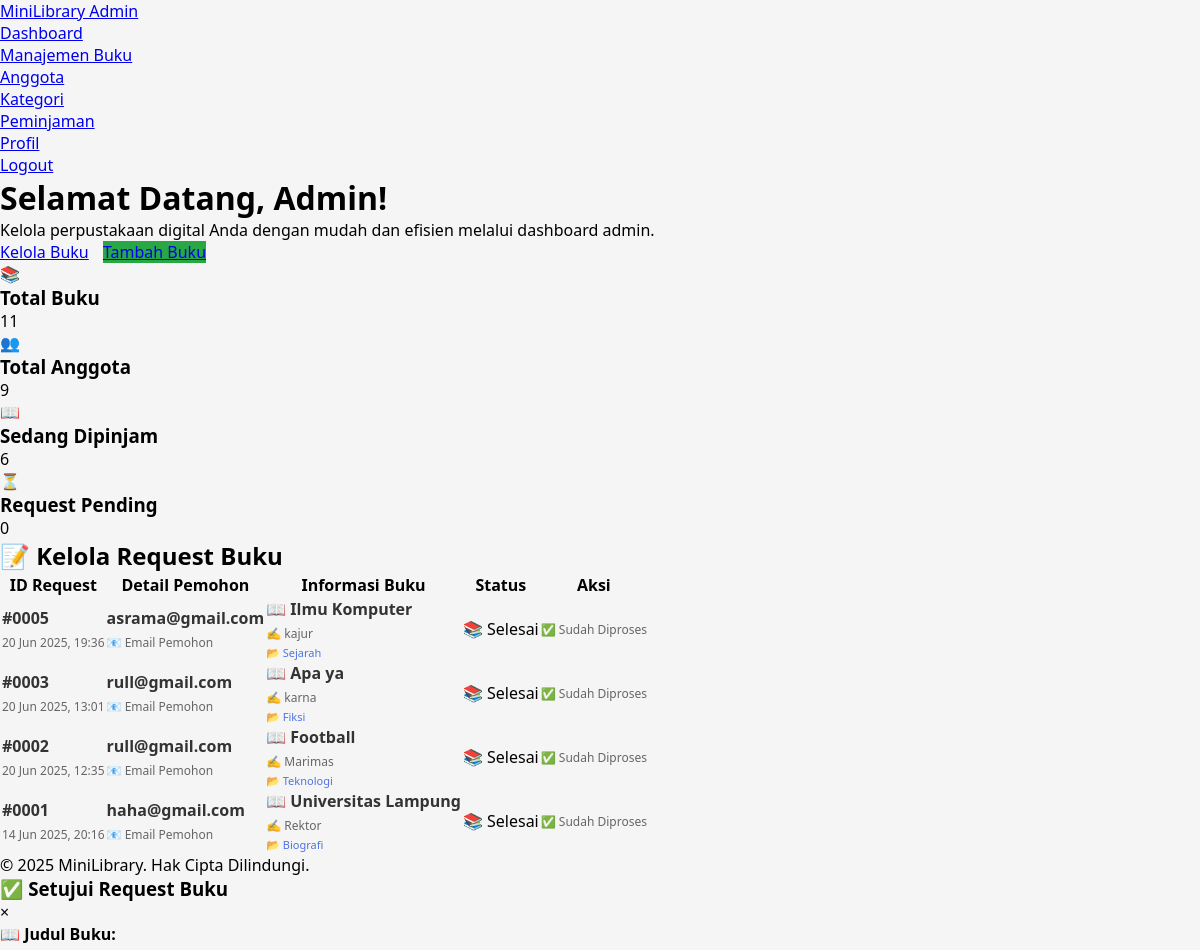
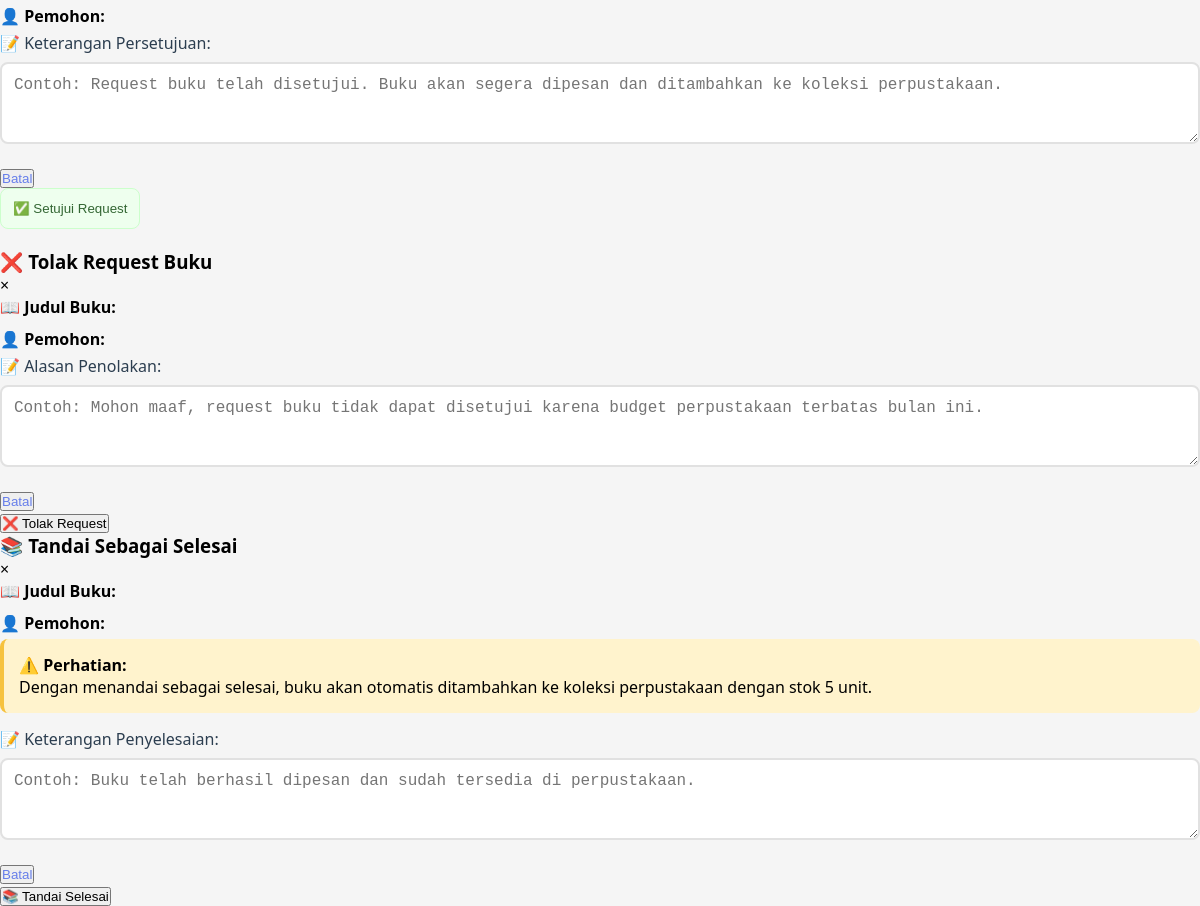
Page /admin/dashboard.php (signed in) on the committed database (2 pictures, top to bottom).
### tables this page shows
CREATE TABLE `request_buku` (
  `id` int(11) NOT NULL,
  `judul_buku` varchar(255) NOT NULL,
  `penulis` varchar(255) NOT NULL,
  `kategori` int(11) NOT NULL,
  `alasan` text NOT NULL,
  `email_pemohon` varchar(255) NOT NULL,
  `tanggal_request` datetime NOT NULL,
  `status` enum('pending','approved','rejected','completed') DEFAULT 'pending',
  `keterangan` text DEFAULT NULL,
  `tanggal_update` datetime DEFAULT NULL,
  `approved_by` varchar(100) DEFAULT NULL,
  `approved_at` datetime DEFAULT NULL,
  `buku_id` int(11) DEFAULT NULL
);

### admin/dashboard.php (the view, shortened to what this page needs)
<?php
include '../koneksi/koneksi.php';
$total_buku_query = mysqli_query($koneksi, "SELECT COUNT(*) as total FROM buku");
$total_buku = $total_buku_query ? mysqli_fetch_assoc($total_buku_query)['total'] : 0;
$total_anggota_query = mysqli_query($koneksi, "SELECT COUNT(*) as total FROM anggota");
$total_anggota = $total_anggota_query ? mysqli_fetch_assoc($total_anggota_query)['total'] : 0;
$peminjaman_aktif_query = mysqli_query($koneksi, "SELECT COUNT(*) as total FROM peminjaman WHERE status = 'dipinjam'");
$peminjaman_aktif = $peminjaman_aktif_query ? mysqli_fetch_assoc($peminjaman_aktif_query)['total'] : 0;
$pending_requests_query = mysqli_query($koneksi, "SELECT COUNT(*) as total FROM request_buku WHERE status = 'pending'");
$pending_requests = $pending_requests_query ? mysqli_fetch_assoc($pending_requests_query)['total'] : 0;
?>
<!DOCTYPE html>
<html lang="id">
<head>
    <link rel="stylesheet" href="assets/style.css">
</head>
<body>
    <nav class="navbar">
        <div class="navbar-container">
            <a href="dashboard.php" class="navbar-brand">MiniLibrary Admin</a>
            <ul class="navbar-nav">
                <li class="nav-item"><a href="dashboard.php" class="nav-link active">Dashboard</a></li>
                <li class="nav-item"><a href="manajemen.php" class="nav-link">Manajemen Buku</a></li>
                <li class="nav-item"><a href="anggota.php" class="nav-link">Anggota</a></li>
                <li class="nav-item"><a href="kategori.php" class="nav-link">Kategori</a></li>
                <li class="nav-item"><a href="peminjaman.php" class="nav-link">Peminjaman</a></li>
                <li class="nav-item"><a href="profil_admin.php" class="nav-link">Profil</a></li>
                <li class="nav-item"><a href="logout.php" class="nav-link">Logout</a></li>
            </ul>
        </div>
    </nav>
    <div class="container">
        <div class="welcome-section">
            <div class="welcome-text">
                <h1>Selamat Datang, Admin!</h1>
                <p>Kelola perpustakaan digital Anda dengan mudah dan efisien melalui dashboard admin.</p>
                <a href="manajemen.php" class="btn">Kelola Buku</a>
                <a href="tambah_buku.php" class="btn" style="margin-left: 10px; background: #28a745;">Tambah Buku</a>
            </div>
        </div>
        <div class="stats-row">
            <div class="stat-card">
                <div class="stat-icon books">📚</div>
                <div class="stat-info">
                    <h3>Total Buku</h3>
                    <p><?php echo number_format($total_buku); ?></p>
                </div>
            </div>
            <div class="stat-card">
                <div class="stat-icon members">👥</div>
                <div class="stat-info">
                    <h3>Total Anggota</h3>
                    <p><?php echo number_format($total_anggota); ?></p>
                </div>
            </div>
            <div class="stat-card">
                <div class="stat-icon borrowed">📖</div>
                <div class="stat-info">
                    <h3>Sedang Dipinjam</h3>
                    <p><?php echo number_format($peminjaman_aktif); ?></p>
                </div>
            </div>
            <div class="stat-card">
                <div class="stat-icon requests">⏳</div>
                <div class="stat-info">
                    <h3>Request Pending</h3>
                    <p><?php echo number_format($pending_requests); ?></p>
                </div>
            </div>
        </div>
        <div class="content-section">
            <div class="section-header">
                <h2>📝 Kelola Request Buku</h2>
            </div>
            <?php
            $query_requests = mysqli_query($koneksi, "SELECT r.*,
                CASE
                    WHEN r.kategori = 1 THEN 'Fiksi'
                    WHEN r.kategori = 2 THEN 'Non-Fiksi'
                    WHEN r.kategori = 3 THEN 'Sejarah'
                    WHEN r.kategori = 4 THEN 'Ilmiah'
                    WHEN r.kategori = 5 THEN 'Teknologi'
                    WHEN r.kategori = 6 THEN 'Biografi'
                    WHEN r.kategori = 7 THEN 'Pendidikan'
                    ELSE 'Lainnya'
                END as nama_kategori
                FROM request_buku r
                ORDER BY
                    CASE WHEN r.status = 'pending' THEN 1 ELSE 2 END,
                    r.tanggal_request DESC
                LIMIT 10");
            if (mysqli_num_rows($query_requests) > 0):
            ?>
                <div class="table-responsive">
                    <table class="table">
                        <thead>
                            <tr>
                                <th>ID Request</th>
                                <th>Detail Pemohon</th>
                                <th>Informasi Buku</th>
                                <th>Status</th>
                                <th>Aksi</th>
                            </tr>
                        </thead>
                        <tbody>
                            <?php while ($req = mysqli_fetch_assoc($query_requests)): ?>
                                <tr>
                                    <td>
                                        <div style="font-weight: 600; color: #333; font-size: 16px;">
                                            #<?php echo str_pad($req['id'], 4, '0', STR_PAD_LEFT); ?>
                                        </div>
                                        <div style="font-size: 12px; color: #666; margin-top: 5px;">
                                            <?php echo date('d M Y, H:i', strtotime($req['tanggal_request'])); ?>
                                        </div>
                                    </td>
                                    <td>
                                        <div style="font-weight: 600; color: #333;">
                                            <?php echo htmlspecialchars($req['email_pemohon']); ?>
                                        </div>
                                        <div style="font-size: 12px; color: #666; margin-top: 5px;">
                                            📧 Email Pemohon
                                        </div>
                                    </td>
                                    <td>
                                        <div class="request-detail">
                                            <div style="font-weight: 600; color: #333; margin-bottom: 5px;">
                                                📖 <?php echo htmlspecialchars($req['judul_buku']); ?>
                                            </div>
                                            <div style="font-size: 12px; color: #666; margin-bottom: 3px;">
                                                ✍️ <?php echo htmlspecialchars($req['penulis']); ?>
                                            </div>
                                            <div style="font-size: 11px; color: #4e73df;">
                                                📂 <?php echo $req['nama_kategori']; ?>
                                            </div>
                                        </div>
                                    </td>
                                    <td>
                                        <?php
                                        $status_class = '';
                                        $status_text = '';
                                        switch($req['status']) {
                                            case 'completed':
                                                $status_class = 'badge-info';
                                                $status_text = '📚 Selesai';
                                                break;
                                        }
                                        ?>
                                        <span class="badge <?php echo $status_class; ?>">
                                            <?php echo $status_text; ?>
                                        </span>
                                    </td>
                                    <td>
                                        <?php if ($req['status'] == 'pending'): ?>
                                            <div style="display: flex; flex-direction: column; gap: 5px;">
                                                <button onclick="showApproveModal(<?php echo $req['id']; ?>, '<?php echo htmlspecialchars($req['judul_buku'], ENT_QUOTES); ?>', '<?php echo htmlspecialchars($req['email_pemohon'], ENT_QUOTES); ?>')"
                                                        class="action-btn btn-approve">
                                                    ✅ Setujui
                                                </button>
                                                <button onclick="showRejectModal(<?php echo $req['id']; ?>, '<?php echo htmlspecialchars($req['judul_buku'], ENT_QUOTES); ?>', '<?php echo htmlspecialchars($req['email_pemohon'], ENT_QUOTES); ?>')"
                                                        class="action-btn btn-reject">
                                                    ❌ Tolak
                                                </button>
                                            </div>
                                        <?php else: ?>
                                            <div style="text-align: center; color: #666; font-size: 12px;">
                                                ✅ Sudah Diproses
                                            </div>
                                        <?php endif; ?>
                                    </td>
                                </tr>
                            <?php endwhile; ?>
                        </tbody>
                    </table>
                </div>
            <?php endif; ?>
        </div>
    </div>
    <div class="footer">
        <p>&copy; <?php echo date('Y'); ?> MiniLibrary. Hak Cipta Dilindungi.</p>
    </div>
    <div id="approveModal" class="modal">
        <div class="modal-content">
            <div class="modal-header">
                <h3>✅ Setujui Request Buku</h3>
                <span class="close" onclick="closeModal('approveModal')">&times;</span>
            </div>
            <form method="POST" action="proses_request_admin_fixed.php">
                <div class="modal-body">
                    <div class="request-detail">
                        <div style="font-weight: 600; margin-bottom: 5px;">📖 Judul Buku:</div>
                        <div style="font-weight: 600; margin-bottom: 5px;">👤 Pemohon:</div>
                    </div>
                    <div class="form-group">
                        <label>📝 Keterangan Persetujuan:</label>
                        <textarea name="keterangan" class="form-control" required rows="3"
                                  placeholder="Contoh: Request buku telah disetujui. Buku akan segera dipesan dan ditambahkan ke koleksi perpustakaan."></textarea>
                    </div>
                </div>
                <div class="modal-footer">
                    <button type="button" onclick="closeModal('approveModal')" class="btn secondary">
                        Batal
                    </button>
                    <button type="submit" class="btn success">
                        ✅ Setujui Request
                    </button>
                </div>
            </form>
        </div>
    </div>
    <div id="rejectModal" class="modal">
        <div class="modal-content">
            <div class="modal-header">
                <h3>❌ Tolak Request Buku</h3>
                <span class="close" onclick="closeModal('rejectModal')">&times;</span>
            </div>
            <form method="POST" action="proses_request_admin_fixed.php">
                <div class="modal-body">
                    <div class="request-detail">
                        <div style="font-weight: 600; margin-bottom: 5px;">📖 Judul Buku:</div>
                        <div style="font-weight: 600; margin-bottom: 5px;">👤 Pemohon:</div>
                    </div>
                    <div class="form-group">
                        <label>📝 Alasan Penolakan:</label>
                        <textarea name="keterangan" class="form-control" required rows="3"
                                  placeholder="Contoh: Mohon maaf, request buku tidak dapat disetujui karena budget perpustakaan terbatas bulan ini."></textarea>
                    </div>
                </div>
                <div class="modal-footer">
                    <button type="button" onclick="closeModal('rejectModal')" class="btn secondary">
                        Batal
                    </button>
                    <button type="submit" class="btn danger">
                        ❌ Tolak Request
                    </button>
                </div>
            </form>
        </div>
    </div>
    <div id="completeModal" class="modal">
        <div class="modal-content">
            <div class="modal-header">
                <h3>📚 Tandai Sebagai Selesai</h3>
                <span class="close" onclick="closeModal('completeModal')">&times;</span>
            </div>
            <form method="POST" action="proses_request_admin_fixed.php">
                <div class="modal-body">
                    <div class="request-detail">
                        <div style="font-weight: 600; margin-bottom: 5px;">📖 Judul Buku:</div>
                        <div style="font-weight: 600; margin-bottom: 5px;">👤 Pemohon:</div>
                    </div>
                    <div style="background: #fff3cd; padding: 15px; border-radius: 8px; margin-bottom: 15px; border-left: 4px solid #f6c23e;">
                        <strong>⚠️ Perhatian:</strong><br>
                        Dengan menandai sebagai selesai, buku akan otomatis ditambahkan ke koleksi perpustakaan dengan stok 5 unit.
                    </div>
                    <div class="form-group">
                        <label>📝 Keterangan Penyelesaian:</label>
                        <textarea name="keterangan" class="form-control" required rows="3"
                                  placeholder="Contoh: Buku telah berhasil dipesan dan sudah tersedia di perpustakaan."></textarea>
                    </div>
                </div>
                <div class="modal-footer">
                    <button type="button" onclick="closeModal('completeModal')" class="btn secondary">
                        Batal
                    </button>
                    <button type="submit" class="btn info">
                        📚 Tandai Selesai
                    </button>
                </div>
            </form>
        </div>
    </div>
</body>
</html>

### assets/style.css (style rules this page uses)
* { margin: 0; padding: 0; box-sizing: border-box; }
body { font-family: "Segoe UI", Tahoma, Geneva, Verdana, sans-serif; background-color: #f5f5f5; }
.secondary { color: #667eea; text-decoration: none; margin-top: 20px; text-align: center; display: block; }
.success { background-color: #efe; color: #363; padding: 12px; border-radius: 8px; margin-bottom: 20px; text-align: center; border: 1px solid #cfc; }
.form-group { margin-bottom: 20px; }
.form-group label { display: block; margin-bottom: 8px; font-weight: 500; color: #2c3e50; }
.form-group input, .form-group textarea, .form-group select { width: 100%; padding: 12px; border: 2px solid #e1e1e1; border-radius: 8px; font-size: 16px; transition: border-color 0.3s; }
.form-group textarea { resize: vertical; min-height: 80px; }

### rows in the picture
request_buku: id "0005", tanggal_request "20 Jun 2025, 19:36", email_pemohon "asrama@gmail.com", judul_buku "Ilmu Komputer", penulis "kajur", nama_kategori "Sejarah", status "📚 Selesai", shows "✅ Sudah Diproses"
request_buku: id "0003", tanggal_request "20 Jun 2025, 13:01", email_pemohon "rull@gmail.com", judul_buku "Apa ya", penulis "karna", nama_kategori "Fiksi", status "📚 Selesai", shows "✅ Sudah Diproses"
request_buku: id "0002", tanggal_request "20 Jun 2025, 12:35", email_pemohon "rull@gmail.com", judul_buku "Football", penulis "Marimas", nama_kategori "Teknologi", status "📚 Selesai", shows "✅ Sudah Diproses"
request_buku: id "0001", tanggal_request "14 Jun 2025, 20:16", email_pemohon "haha@gmail.com", judul_buku "Universitas Lampung", penulis "Rektor", nama_kategori "Biografi", status "📚 Selesai", shows "✅ Sudah Diproses"

### other values in the picture
$total_buku "11"
$total_anggota "9"
$peminjaman_aktif "6"
$pending_requests "0"
